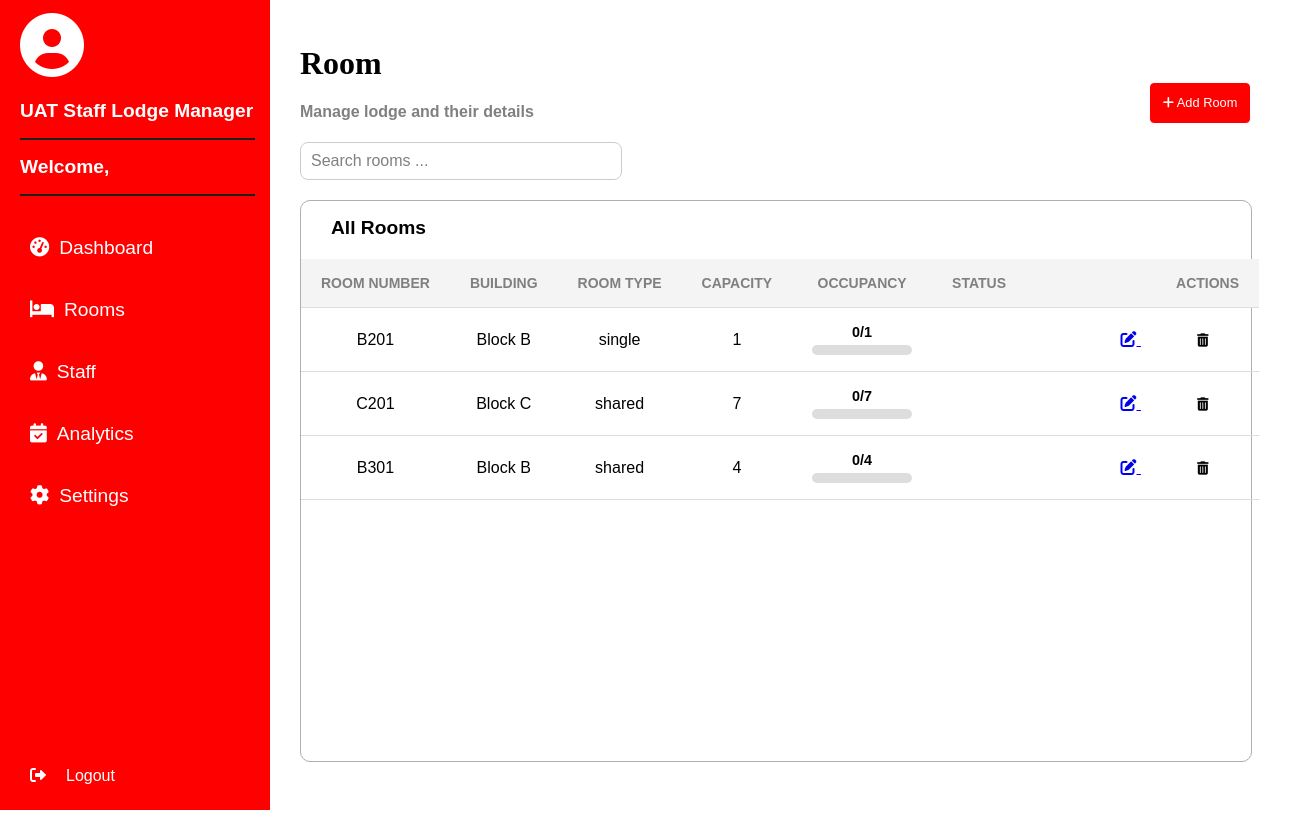
/admin-room/, run on an earlier commit of the app's database.
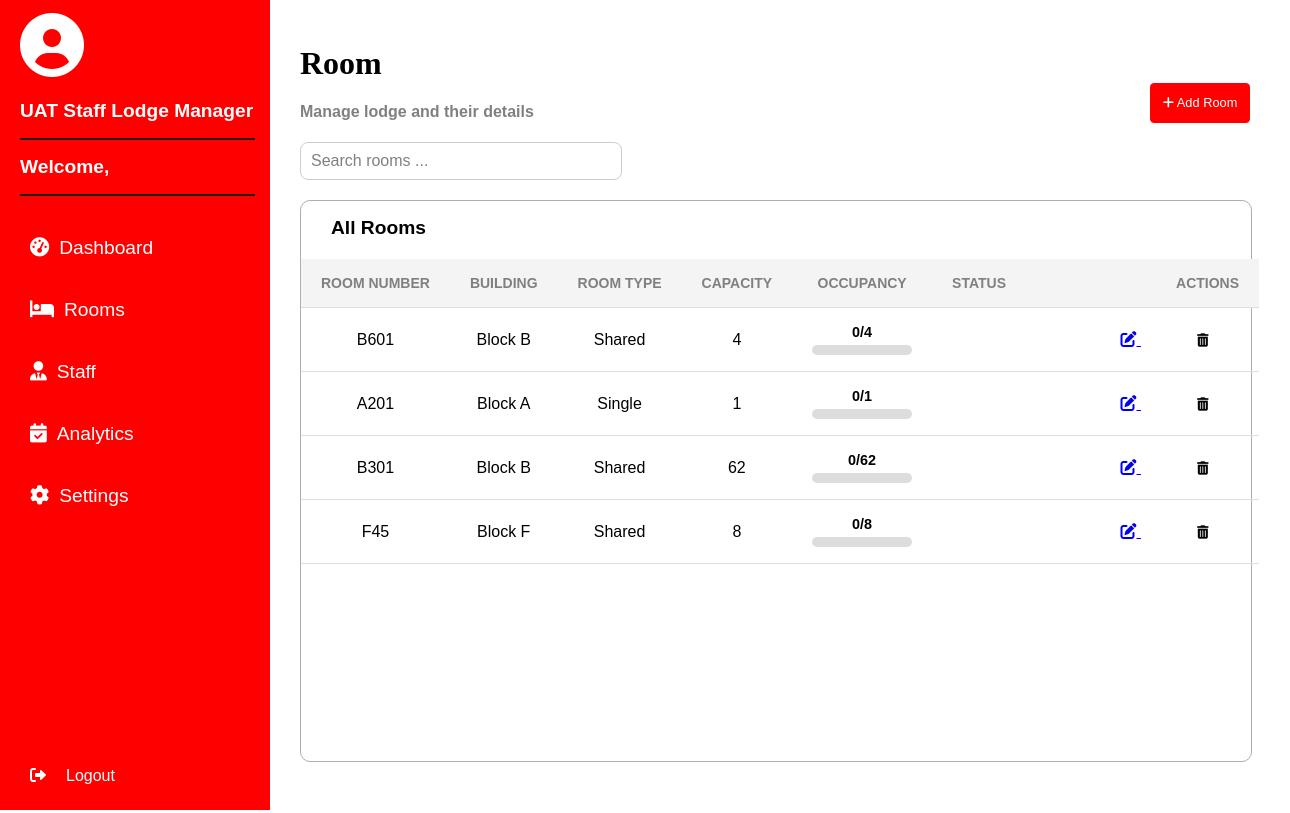
And on a later commit of the database.
### home/models.py (models this page shows, shortened)
class Room(models.Model):
    ROOM_TYPES = [
        ('Single', 'Single'),
        ('Shared', 'Shared'),
    ]
    building = models.CharField(max_length=50)  # Manually entered building block
    room_number = models.CharField(max_length=10, unique=True)  # Manually entered room number
    room_type = models.CharField(max_length=10, choices=ROOM_TYPES)
    capacity = models.IntegerField()
    occupied = models.IntegerField(default=0)  # Tracks current number of students in the room

### home/views.py (the view)
# urls.py: path('admin-room/', views.rooms, name="admin-room"),
def rooms(request):
    room = Room.objects.all()
    return render(request, 'admin-rooms.html', {'rooms': room})

### home/templates/admin-rooms.html (shortened to what the changed rows need)
{% load static %}
<!DOCTYPE html>
<html lang="en">
  <head>
    <link rel="stylesheet" href="{% static 'css/admin-room.css' %}" />
    <link
      rel="stylesheet"
      href="https://cdnjs.cloudflare.com/ajax/libs/font-awesome/6.0.0/css/all.min.css"
    />
  </head>
  <body>
    <div class="dashboard-container">
      <div class="sidebar">
        <div class="sidebar-header">
          <h2>UAT Staff Lodge Manager</h2>
          <h2>Welcome, {{ user.username }}</h2>
        </div>
      </div>
      <div class="main-content">
        <div class="title-header">
          <div class="title-text">
            <h1>Room</h1>
          </div>
        </div>
        <div class="table-container">
          <h2>All Rooms</h2>
          <table>
            <thead>
              <tr>
                <th>Room Number</th>
                <th>Building</th>
                <th>Room Type</th>
                <th>Capacity</th>
                <th>Occupancy</th>
                <th>Status</th>
                <th class="actions">Actions</th>
              </tr>
            </thead>
            <tbody>
              {% for room in rooms %}
              <tr>
                <td>{{ room.room_number }}</td>
                <td>{{ room.building }}</td>
                <td>{{ room.room_type }}</td>
                <td>{{ room.capacity }}</td>
                <td>
                  <div class="occupancy-container">
                    <span class="occupancy-text"
                      >{{ room.occupied }}/{{ room.capacity }}</span
                    >
                    <div class="occupancy-bar">
                    </div>
                  </div>
                </td>
                <td>{{ room.status }}</td>
                <td>
                  <a href="{% url 'edit-room' room.room_number %}">
                    <i class="fas fa-edit"></i>
                  </a>
                  <form
                    action="{% url 'delete-room' room.room_number %}"
                    method="POST"
                    style="display: inline"
                  >
                    <button
                      type="submit"
                      onclick="return confirm('Are you sure you want to delete this room?');"
                      style="
                        border: none;
                        background: none;
                        cursor: pointer;
                        margin-left: 50px;
                      "
                    >
                      <i class="fas fa-trash-alt"></i>
                    </button>
                  </form>
                </td>
              </tr>
              {% endfor %}
            </tbody>
          </table>
        </div>
      </div>
    </div>
  </body>
</html>

What changed in the data, as far as the page shows it:
removed Room: room_number "B201", building "Block B", room_type "single", capacity "1", occupied "0"
removed Room: room_number "C201", building "Block C", room_type "shared", capacity "7", occupied "0"
removed Room: room_number "B301", building "Block B", room_type "shared", capacity "4", occupied "0"
added Room: room_number "B601", building "Block B", room_type "Shared", capacity "4", occupied "0"
added Room: room_number "A201", building "Block A", room_type "Single", capacity "1", occupied "0"
added Room: room_number "B301", building "Block B", room_type "Shared", capacity "62", occupied "0"
added Room: room_number "F45", building "Block F", room_type "Shared", capacity "8", occupied "0"
